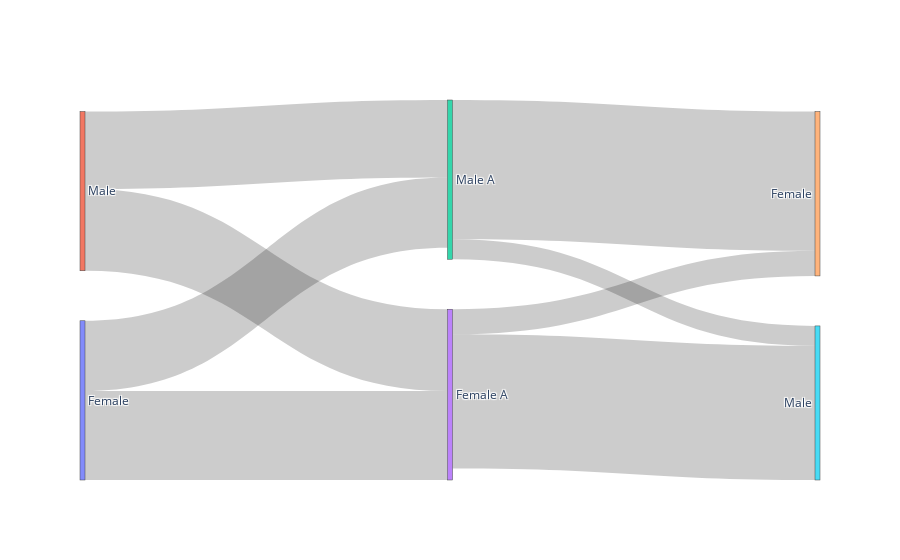

Notebook source saved alongside this figure:
### Code cell
fig.show()

### Figure 1 — Plotly figure (JSON) as saved in the notebook; plotly's stock layout.template omitted (floating-point values rounded to 4 significant figures)
{"data": [{"link": {"source": [0, 0, 1, 1, 2, 2, 3, 3], "target": [2, 3, 3, 2, 5, 4, 4, 5], "value": [0.4411, 0.5589, 0.5134, 0.4866, 0.1249, 0.8751, 0.1573, 0.8427]}, "node": {"label": ["Female", "Male", "Male A", "Female A", "Female", "Male"], "pad": 50, "thickness": 5}, "type": "sankey"}], "layout": {}}
